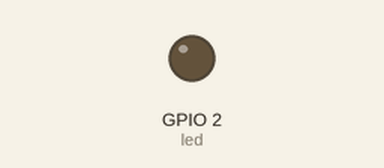
Simulated run of this program. Board: ESP8266 board running MicroPython. On the bench: output pins drawn as LEDs (lit = HIGH, except the on-board LED, lit = LOW).

Above: at 0.9 s.
At 17.1 s:
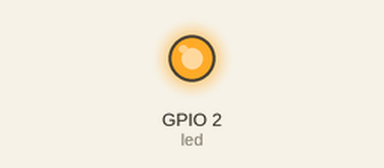
Timing chart, 0 to 19.3 s (numbered marks = the images above):
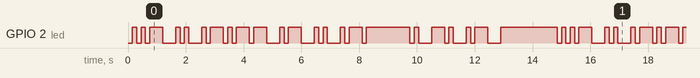

Measured:
- by itself, GPIO 2 (led): moves between LOW and HIGH, repeating every 14.9 s
- by itself, everything shown: repeats every 14.9 s, in 46 steps

The program:

20-science-art-morse.py
```python
from time import sleep

from machine import Pin

MESSAGE = "SCIENCE ART"

# сколько горит точка, в секундах
UNIT_SECONDS = 0.15

MORSE = {
    "A": ".-",
    "B": "-...",
    "C": "-.-.",
    "D": "-..",
    "E": ".",
    "F": "..-.",
    "G": "--.",
    "H": "....",
    "I": "..",
    "J": ".---",
    "K": "-.-",
    "L": ".-..",
    "M": "--",
    "N": "-.",
    "O": "---",
    "P": ".--.",
    "Q": "--.-",
    "R": ".-.",
    "S": "...",
    "T": "-",
    "U": "..-",
    "V": "...-",
    "W": ".--",
    "X": "-..-",
    "Y": "-.--",
    "Z": "--..",
}

# встроенный светодиод NodeMCU ESP8266
# обычно на GPIO2 / D4.
# active-low: value=0 включает, value=1 выключает
led = Pin(2, Pin.OUT, value=1)


# если сложно запомнить что где то можно сделать
# вспомогательные функции
def led_on():
    led.value(0)


def led_off():
    led.value(1)


def flash_symbol(symbol):
    led_on()
    if symbol == ".":
        sleep(UNIT_SECONDS)
    else:  # тире в три раза дольше точки
        sleep(UNIT_SECONDS * 3)
    led_off()
    sleep(UNIT_SECONDS)


# бесконечный цикл программы
# по кругу моргаем светодиодом
# или точку или тире
# или ждём между символами
# или ждём пробел между словами
while True:
    for char in MESSAGE:
        if char == " ":
            sleep(UNIT_SECONDS * 7)
            continue

        for symbol in MORSE[char]:
            flash_symbol(symbol)

        sleep(UNIT_SECONDS * 2)

    sleep(UNIT_SECONDS * 10)
```
